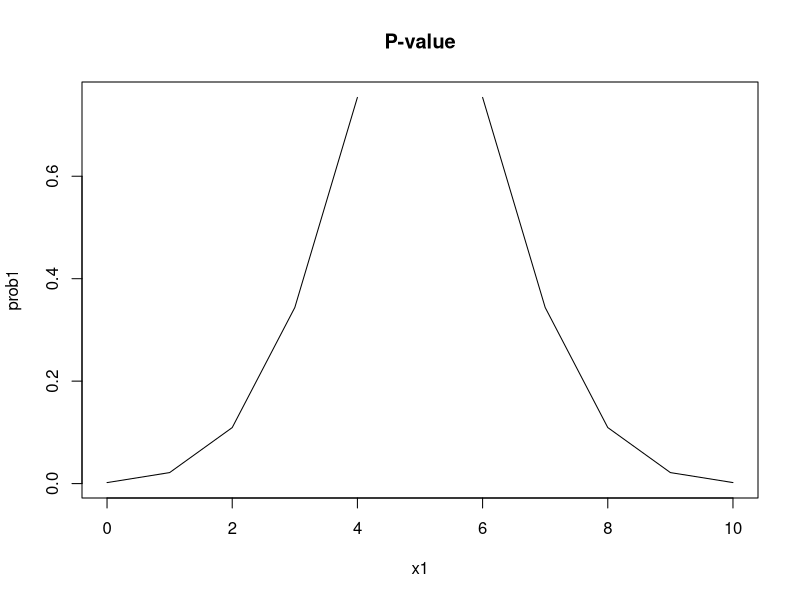

Recreate this plot in R.
## ---- chunk 1
flipCoinFair <- function( cutoff) {
  flipRes <- rbinom(20, 1, 0.5)
  as.numeric(abs(mean(flipRes) - 0.5) >= cutoff)
}

tmp <- replicate(1000, flipCoinFair(0.05))
mean(1-tmp)

tmp <- replicate(1000, flipCoinFair(0.1))
mean(1-tmp)

tmp <- replicate(1000, flipCoinFair(0.3))
mean(1-tmp)
## ---- chunk 2
flipCoinNotFair <- function( cutoff) {
  flipRes <- rbinom(20, 1, 0.7)
  as.numeric(abs(mean(flipRes) - 0.5) >= cutoff)
}

tmp <- replicate(1000, flipCoinNotFair(0.05))
mean(tmp)

tmp <- replicate(1000, flipCoinNotFair(0.1))
mean(tmp)

tmp <- replicate(1000, flipCoinNotFair(0.3))
mean(tmp)
## ---- chunk 3
x1 <- 0:4
x2 <- 6:10
prob1 <-  2 * pbinom(x1, 10, 0.5)
prob2 <- 2 * pbinom(x2 - 1, 10, 0.5, lower.tail = F) 
plot(x1, prob1, type = 'l', xlim = c(0, 10), 
     main = 'P-value')
lines(x2, prob2)
## ---- chunk 4
p <- c('0.1', '0.05', '0.025', '0.01', '0.001')
strength <- c('Borderline', 'Moderate', 'Substantial', 'Strong', 'Overwhelming')
toPrint <- cbind.data.frame('p-value'=p, 'Evidence against null' = strength)
knitr::kable(toPrint)
